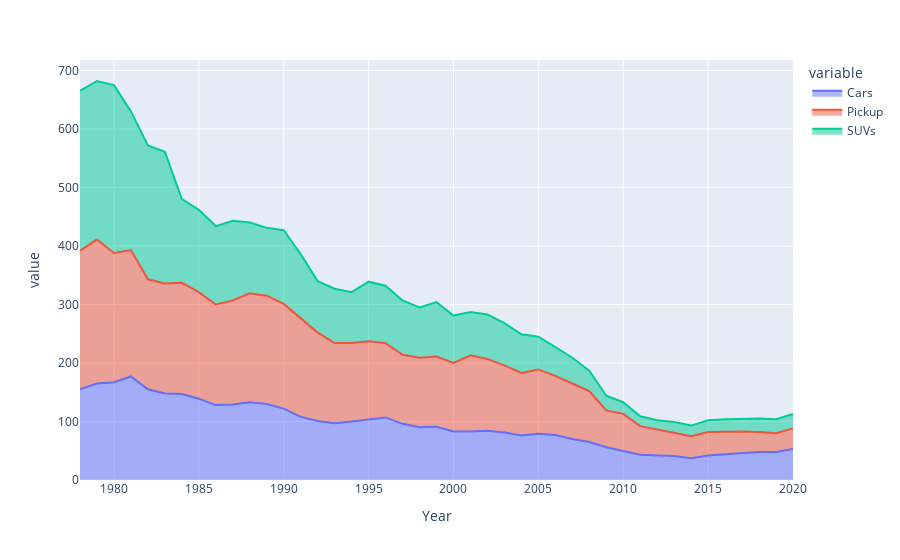

Write notebook code for a chart like this one.
### Markdown cell above
- #### <b>Stacked area chart - <span style='background:green'>Driver</span> deaths per million registered passenger vehicles 1-3 years old, 1978-2020</b>

### Code cell
fig = px.area(drivers_df3, x=drivers_df3['Year'], y=drivers_df3.drop(columns=['Year']).columns)
fig.show()

### Figure 1 — Plotly figure (JSON) as saved in the notebook; plotly's stock layout.template omitted (floating-point values rounded to 4 significant figures)
{"data": [{"fillpattern": {"shape": ""}, "hovertemplate": "variable=Cars<br>Year=%{x}<br>value=%{y}<extra></extra>", "legendgroup": "Cars", "line": {"color": "#636efa"}, "marker": {"symbol": "circle"}, "mode": "lines", "name": "Cars", "orientation": "v", "showlegend": true, "stackgroup": "1", "type": "scatter", "x": [1978, 1979, 1980, 1981, 1982, 1983, 1984, 1985, 1986, 1987, 1988, 1989, 1990, 1991, 1992, 1993, 1994, 1995, 1996, 1997, 1998, 1999, 2000, 2001, 2002, 2003, 2004, 2005, 2006, 2007, 2008, 2009, 2010, 2011, 2012, 2013, 2014, 2015, 2016, 2017, 2018, 2019, 2020], "xaxis": "x", "y": [155, 165, 167, 177, 155, 148, 147, 139, 128, 129, 133, 130, 122, 108, 101, 97, 100, 103, 107, 96, 90, 91, 83, 83, 84, 81, 76, 79, 77, 70, 65, 56, 49, 43, 42, 41, 37, 42, 44, 46, 48, 48, 53], "yaxis": "y"}, {"fillpattern": {"shape": ""}, "hovertemplate": "variable=Pickup<br>Year=%{x}<br>value=%{y}<extra></extra>", "legendgroup": "Pickup", "line": {"color": "#EF553B"}, "marker": {"symbol": "circle"}, "mode": "lines", "name": "Pickup", "orientation": "v", "showlegend": true, "stackgroup": "1", "type": "scatter", "x": [1978, 1979, 1980, 1981, 1982, 1983, 1984, 1985, 1986, 1987, 1988, 1989, 1990, 1991, 1992, 1993, 1994, 1995, 1996, 1997, 1998, 1999, 2000, 2001, 2002, 2003, 2004, 2005, 2006, 2007, 2008, 2009, 2010, 2011, 2012, 2013, 2014, 2015, 2016, 2017, 2018, 2019, 2020], "xaxis": "x", "y": [237, 246, 221, 216, 188, 188, 190, 182, 172, 178, 186, 185, 179, 169, 151, 137, 134, 134, 127, 118, 119, 120, 117, 130, 123, 115, 107, 110, 101, 95, 87, 63, 64, 49, 44, 39, 38, 40, 39, 37, 34, 32, 35], "yaxis": "y"}, {"fillpattern": {"shape": ""}, "hovertemplate": "variable=SUVs<br>Year=%{x}<br>value=%{y}<extra></extra>", "legendgroup": "SUVs", "line": {"color": "#00cc96"}, "marker": {"symbol": "circle"}, "mode": "lines", "name": "SUVs", "orientation": "v", "showlegend": true, "stackgroup": "1", "type": "scatter", "x": [1978, 1979, 1980, 1981, 1982, 1983, 1984, 1985, 1986, 1987, 1988, 1989, 1990, 1991, 1992, 1993, 1994, 1995, 1996, 1997, 1998, 1999, 2000, 2001, 2002, 2003, 2004, 2005, 2006, 2007, 2008, 2009, 2010, 2011, 2012, 2013, 2014, 2015, 2016, 2017, 2018, 2019, 2020], "xaxis": "x", "y": [273, 271, 287, 237, 229, 225, 143, 141, 134, 136, 121, 116, 126, 109, 88, 93, 87, 102, 98, 93, 86, 93, 81, 74, 76, 72, 66, 56, 49, 44, 35, 25, 20, 17, 16, 19, 18, 20, 21, 22, 23, 24, 25], "yaxis": "y"}], "layout": {"legend": {"title": {"text": "variable"}, "tracegroupgap": 0}, "margin": {"t": 60}, "xaxis": {"anchor": "y", "domain": [0, 1], "title": {"text": "Year"}}, "yaxis": {"anchor": "x", "domain": [0, 1], "title": {"text": "value"}}}}
